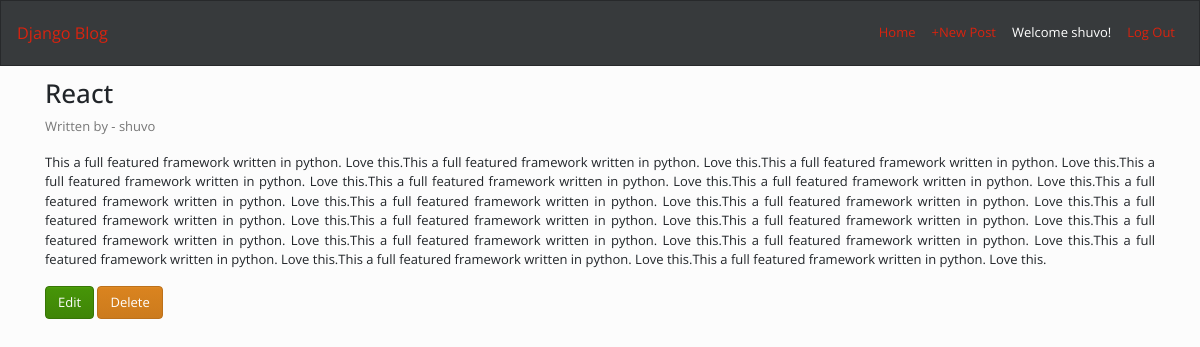
The page /post/8/ (signed in) on the database its author committed.
### blog/models.py (models this page shows, shortened)
class Post(models.Model):
    title = models.CharField(max_length =200)
    author = models.ForeignKey('auth.User', on_delete= models.CASCADE)
    body = models.TextField()

### blog/views.py (the view)
# urls.py: path('post/<int:pk>/', views.BlogDetailView.as_view(), name='detail'),
class BlogDetailView(LoginRequiredMixin, DetailView):
    model = Post
    template_name = 'blog/detail.html'

### templates/blog/detail.html
{% extends 'base.html' %}
{% block content %}
<div>
    <h2>{{ post.title }}</h2>
    <p class="text-muted">Written by - {{ post.author }}</p>
    <p class="text-justify">{{ post.body }}</p>
    <a href="{% url 'edit' post.id %}" class="btn btn-success">Edit</a>
    <a href="{% url 'delete' post.id %}" class="btn btn-danger">Delete</a>
</div>
{% endblock content %}

### templates/base.html (shortened to what this page needs)
{% load static %}
<!DOCTYPE html>
<html lang="en">
<head>
    <link rel="stylesheet" href="{% static 'css/sim.css' %}">
</head>
<body>
    <nav class="navbar navbar-expand-sm bg-dark navbar-primary fixed-top">
        <a class="navbar-brand" href="{% url 'home' %}">Django Blog</a>
        <ul class="navbar-nav ml-auto">
            <li class="nav-item">
                <a class="nav-link" href="{% url 'home' %}">Home</a>
            </li>
            {% if user.is_authenticated %}
            <li class="nav-item">
                <a class="nav-link" href="{% url 'new' %}">+New Post</a>
            </li>
            <li class="nav-item">
                <a class="nav-link text-light">Welcome {{ user.username }}!</a>
            </li>
            <li class="nav-item">
                <a class="nav-link" href="{% url 'logout' %}">Log Out</a>
            </li>
            {% endif %}
        </ul>
    </nav>
    <br><br><br> <br>
    <div class="container">
        {% block content %}
        {% endblock %}
    </div>
</body>
</html>

### rows shown on the page
Post: title "React", author "shuvo", body "This a full featured framework written in python. Love this.This a full featured framework written in python. Love this.This a full featured framework written in python. Love this.This a full featured framework written in python. Love this.This a full featured framework written in python. Love this.This a full featured framework written in python. Love this.This a full featured framework written in python. Love this.This a full featured framework written in python. Love this.This a full featured framework written in python. Love this.This a full featured framework written in python. Love this.This a full featured framework written in python. Love this.This a full featured framework written…"

### other values the page prints
{{ user.username }} "shuvo"
